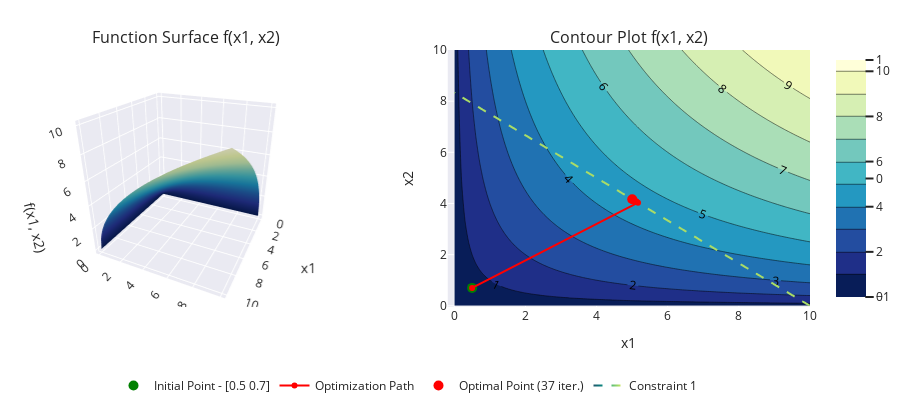

This figure's notebook cell:
### Code cell
opt.plot_results(min=0, max=10, show=True)
